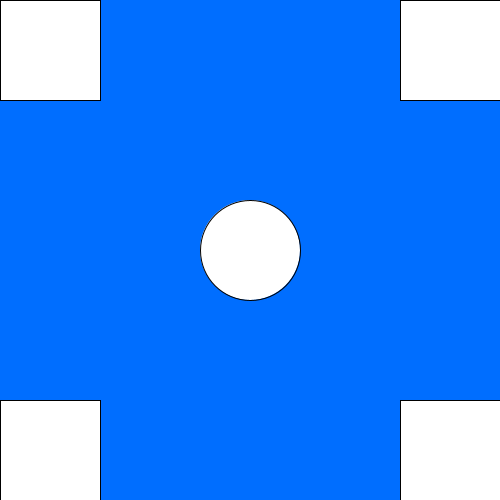
Frame 1 (no input)
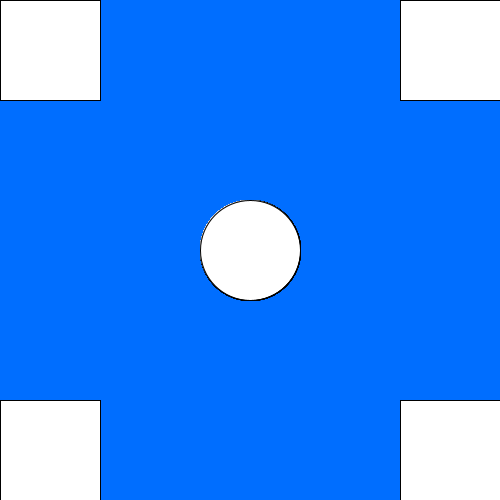
Frame 60 (the mouse pressed at the canvas centre just before this capture)
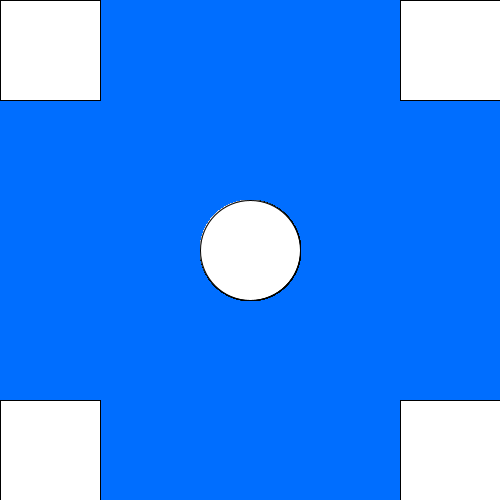
Frame 120 (the mouse held since frame 60 and released just before this capture)

The Processing sketch that drew these frames (run headless with seeded random() and noise(); from frame 60 on, the mouse is pressed at the canvas centre):

// Processing sketch: aswathys
// ── aswathys.pde
void setup()
{
  size(500, 500);

  //background(0,255,0);//green
  //background(255,120,110);//red
  background(0, 110, 255);//blue
}

void draw()
{
//rect(0,100,200,400);
  //ellipse(50,50,100,100);
 //rect(0,100,200,400);
 //ellipse(90
rect(0,0,100,100);
rect(400,0,100,100);
rect(0,400,100,100);
rect(400,400,100,100);
ellipse(250,250,100,100);

}
